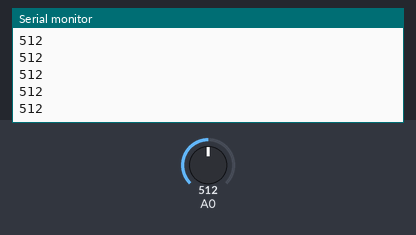
Bench run of a sketch on a simulated Arduino Uno, built with avr-gcc and run on an emulated ATmega328P. Shown: the last lines printed to the serial monitor. Inputs (shaded band) come from the test bench; at power-on: A0 = 512.

Above: at 1.2 s.
1.3 s: A0 set to 716
At 1.56 s:
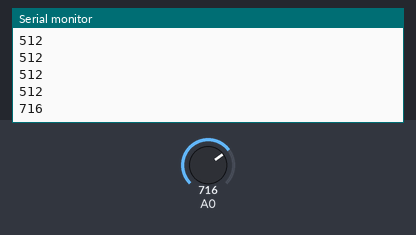
2.8 s: A0 set to 900
At 2.96 s:
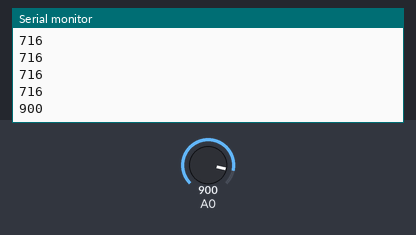
Timing chart, 0 to 5.8 s (numbered marks = the images above; inputs shaded):
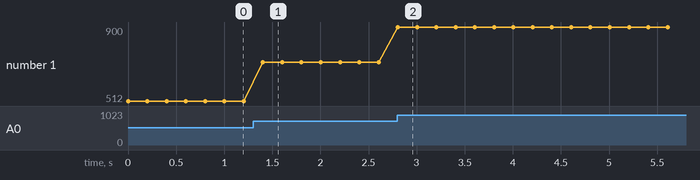

The sketch:

Soundlevel.ino
```cpp
//Project :
//Author : Joshua Dolgin
//Date  : YYYY/MM//DD
//Status :
//Reference :


void setup() {
  // put your setup code here, to run once:
Serial.begin(9600);
while(!Serial);

}

void loop() {
  // put your main code here, to run repeatedly:
uint16_t soundLevel = analogRead(A0);
Serial.println(soundLevel);
delay(200);
}
```

Measured:
- after the input at 1.3 s, the serial monitor: prints a new line after 0.10 s (image 1)
- after the input at 2.8 s, the serial monitor: prints a new line at once (image 2)
- plotted number 1: 512 → 716 after the input at 1.3 s, 716 → 900 after the input at 2.8 s
